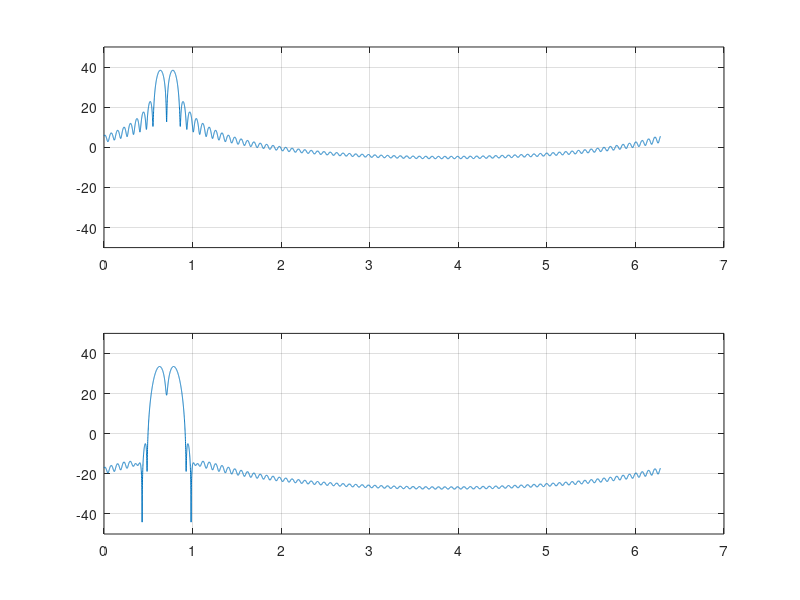

This chart was generated by the following MATLAB code:
clc
close all
clear all

N = 10000;
n = [0 :N-1];
omega1 = 0.2*pi;
omega2 = 0.25*pi;

x = exp(j*omega1*n) + exp(j*(omega2*n+pi));

deltaomega=abs(omega1-omega2);
L=1; %rect window
M=(2*L*2*pi)/deltaomega;  

M=M+0.1*M;

wind = window(@rectwin, M);
wind = [wind; zeros(N-M,1)]';

xw=x.*wind;

Xw = fft(xw, N);
w = 2*pi*[0:N-1]/N;
subplot(2,1,1)
plot(w, 20*log10(abs(Xw)))
ylim([-50 50 ])
grid on


wind2 = window(@hamming, M);
wind2 = [wind2; zeros(N-M,1)]';

xh = x.*wind2;
Xh = fft(xh, N);
subplot(2,1,2)
plot(w, 20*log10(abs(Xh)))
ylim([-50 50 ] )
grid on
